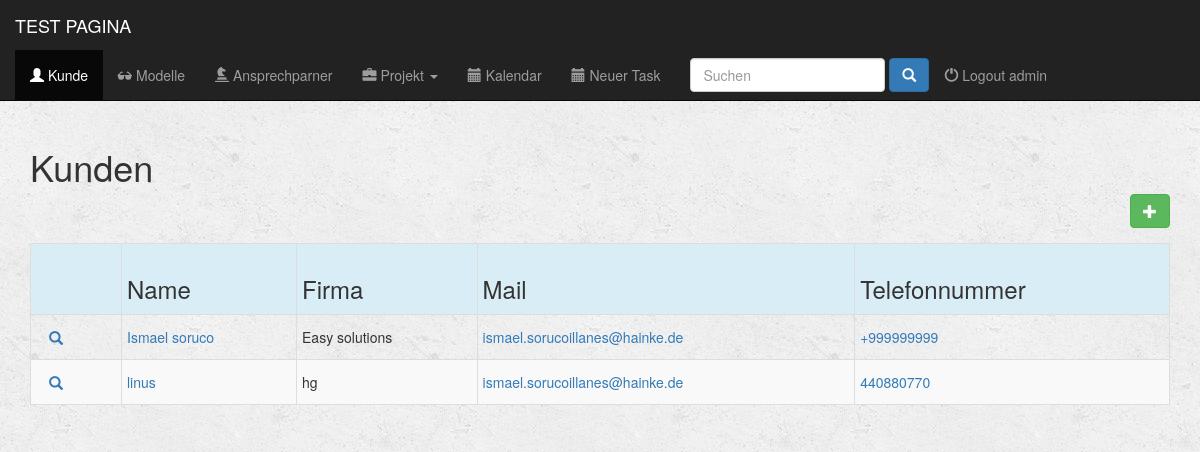
Before: /apli/client/ (signed in) with the older database file.
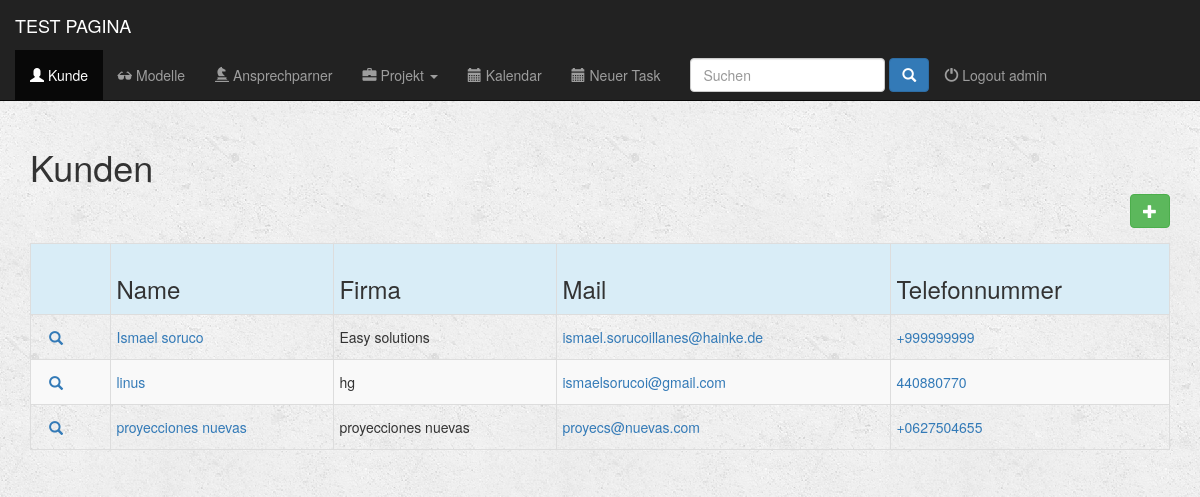
After: the same page with the newer database file.
### apli/models.py (models this page shows, shortened)
class Client(models.Model):
    name = models.CharField(max_length=200)
    name_short = models.CharField(max_length=100, blank=True)
    company = models.CharField(max_length=200, blank=True)
    company_short = models.CharField(max_length=100, blank=True)
    country = models.CharField(max_length=50, blank=True)
    city = models.CharField(max_length=50, blank=True)
    zip_code = models.CharField(max_length=15, blank=True)
    address = models.CharField(max_length=100, blank=True)
    email = models.EmailField()
    phone_regex = RegexValidator(regex=r'^\+?1?\d{9,15}$', message="Phone number must be entered in the format: '+999999999'. Up to 15 digits allowed.")
    phone = models.CharField(validators=[phone_regex], max_length=15)
    comment = models.CharField(max_length=500, blank=True)
    class Meta:
        verbose_name = 'Client'
        verbose_name_plural = 'Clients'
    def get_absolute_url(self):
        return reverse('detail_client', kwargs={'pk': self.pk})

### apli/views.py (the view)
@login_required(login_url='/register/login/')
def index_client(request):
    all_clients = Client.objects.all()
    return render(request, 'apli/Client/index_client.html', {'all_clients': all_clients})

### fullcalendar/fullcalendar.py (called while the page is built)
def css_url():
    return FULLCALENDAR['css_url']

def print_css_url():
    return FULLCALENDAR['print_css_url']

def javascript_url():
    return FULLCALENDAR['javascript_url']

def jquery_url():
    return FULLCALENDAR['jquery_url']

def jquery_ui_url():
    return FULLCALENDAR['jquery_ui_url']

### fullcalendar/templatetags/fullcalendar_tags.py (called while the page is built)
@register.inclusion_tag("fullcalendar/calendar_init.html")
def calendar_init(calendar_config_options):
    return {'calendar_config_options': mark_safe(calendar_config_options)}

@register.simple_tag
def fullcalendar_css_url():
    return css_url()

@register.simple_tag
def fullcalendar_print_css_url():
    return print_css_url()

@register.simple_tag
def fullcalendar_javascript_url():
    return javascript_url()

@register.simple_tag
def fullcalendar_jquery_url():
    return jquery_url()

@register.simple_tag
def fullcalendar_jquery_ui_url():
    return jquery_ui_url()

@register.simple_tag
def fullcalendar_css():
    url = fullcalendar_css_url()
    return mark_safe("<link href='%s' rel='stylesheet' />" % url)

@register.simple_tag
def fullcalendar_print_css():
    url = fullcalendar_print_css_url()
    return mark_safe("<link href='%s' rel='stylesheet' media='print' />" % url)

### apli/templates/apli/client/index_client.html (shortened to what this page needs)
{% extends 'apli/base.html' %}
{% block clients_active %}active{% endblock %}
{% block body %}
    <div class="container">
        <div class=" form-group input-group form-inline col-md-12">
            <h1 class="form-control-static">Kunden</h1>
            <div cclass="row">
                <a href="{% url 'client_new' %}" <button type="submit" class=" btn btn-success btn-md pull-right"><span class="glyphicon glyphicon-plus" aria-hidden="true"></span> </a>
            </div>
        </div>
    </div>
    <div class="container">
        {% if all_clients %}
            <div class="table-responsive">
                <table class="table table-striped table-hover table-condensed table-bordered">
                    <tr class="active info">
                        <th></th>
                        <th><h3 class="form-control-static">Name</h3></th>
                        <th><h3 class="form-control-static">Firma</h3></th>
                        <th><h3 class="form-control-static">Mail</h3></th>
                        <th><h3 class="form-control-static">Telefonnummer</h3></th>
                    </tr>
                    {% for client in all_clients %}
                        <tr>
                            <td>
                                <div class=" btn-group-xs">
                                    <div class="">
                                        <a href="{{ client.get_absolute_url }}" class="btn btn-link btn-link glyphicon glyphicon-search"></a>
                                    </div>
                                </div>
                            </td>
                            <td><a href="{{ client.get_absolute_url }}" ><p class="form-control-static">{{client.name}}</p></a></td>
                            <td><a href=""></a><p class="form-control-static">{{client.company}}</p></a></td>
                            <td><a href="mailto:{{ client.email }}"><p class="form-control-static">{{client.email}}</p></a></td>
                            <td><a href="tel:{{ client.telephone }}"><p class="form-control-static">{{client.phone}}</p></a></td>
                        </tr>
                    {% endfor %}
                </table>
            </div>
        {% else %}
            <h3>No hay clientes</h3>
        {% endif %}
    </div>
{% endblock%}

Changed rows visible on the page:
changed Client "linus": email "ismael.sorucoillanes@hainke.de" → "ismaelsorucoi@gmail.com"
added Client: name "proyecciones nuevas", company "proyecciones nuevas", email "proyecs@nuevas.com", phone "+0627504655"
